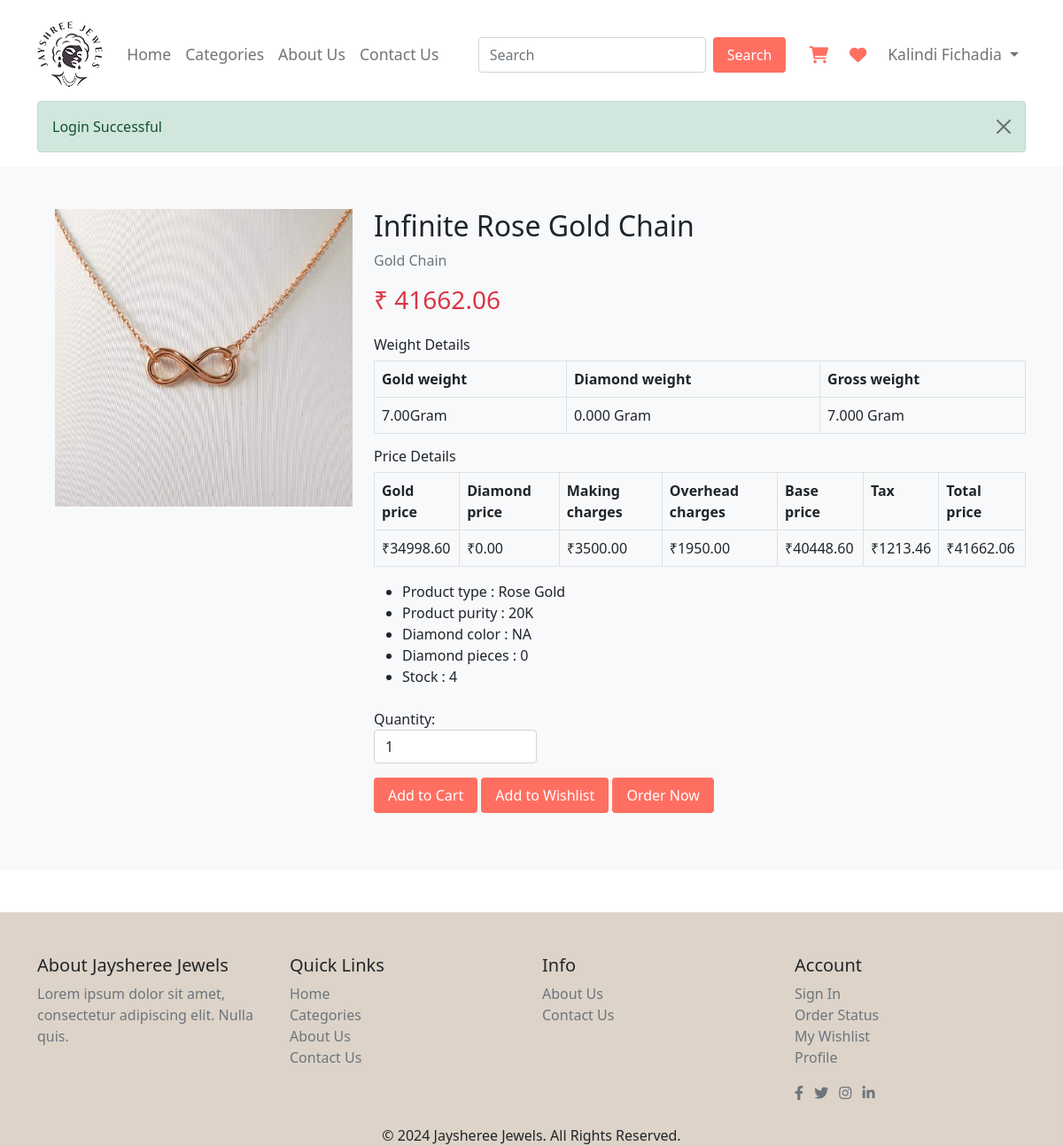
Page /user/single-product.php?p_code=PRO06 (signed in) on the committed database.
### tables this page shows
CREATE TABLE `user_tbl` (
  `u_id` int(5) NOT NULL,
  `u_fullname` varchar(100) NOT NULL,
  `u_gender` varchar(10) NOT NULL,
  `u_email` varchar(100) NOT NULL,
  `u_mobile` varchar(10) NOT NULL,
  `u_address` varchar(500) NOT NULL,
  `u_city` varchar(30) NOT NULL,
  `u_state` varchar(30) NOT NULL,
  `u_pincode` varchar(6) NOT NULL,
  `u_password` varchar(12) NOT NULL,
  `u_image` varchar(200) NOT NULL,
  `u_status` varchar(20) NOT NULL,
  `u_role` varchar(10) NOT NULL
);

CREATE TABLE `product_tbl` (
  `p_id` int(10) NOT NULL,
  `p_code` varchar(10) NOT NULL,
  `p_name` varchar(100) NOT NULL,
  `p_c_code` varchar(10) NOT NULL,
  `p_type` varchar(30) NOT NULL,
  `p_gross_weight` decimal(10,3) NOT NULL,
  `p_diamond_weight` decimal(5,3) NOT NULL,
  `p_diamond_pices` int(5) NOT NULL,
  `p_purity` varchar(50) NOT NULL,
  `p_gold_weight` decimal(5,2) NOT NULL,
  `p_gold_price` decimal(10,2) NOT NULL,
  `p_diamond_price` decimal(10,2) NOT NULL,
  `p_making_charge` decimal(10,2) NOT NULL,
  `p_overhead_charges` decimal(10,2) NOT NULL,
  `p_base_price` decimal(10,2) NOT NULL,
  `p_tax` decimal(10,2) NOT NULL,
  `p_total_price` decimal(10,2) NOT NULL,
  `p_diamond_color` varchar(30) NOT NULL,
  `p_stock` int(5) NOT NULL,
  `p_image` varchar(100) NOT NULL,
  `p_status` varchar(10) NOT NULL
);

CREATE TABLE `category_tbl` (
  `c_id` int(11) NOT NULL,
  `c_code` varchar(10) NOT NULL,
  `c_name` varchar(255) NOT NULL,
  `c_gender` varchar(10) NOT NULL,
  `c_image` varchar(255) DEFAULT NULL,
  `c_status` varchar(10) NOT NULL
);

### user/single-product.php (the view, shortened to what this page needs)
<?php
include_once 'header.php';
include_once '../conn.php';
$p_code = $_GET['p_code'];
$q = "select * from product_tbl P INNER JOIN category_tbl C on P.p_c_code=C.c_code where p_code='$p_code' ";
$result = mysqli_query($con, $q);
?>
<section class="product-page py-5 bg-light">
    <div class="container">
        <?php
        while ($r = mysqli_fetch_assoc($result)) {
            ?>
            <div class="row">
                <div class="col-md-4 d-flex">
                    <div class="col-md-12">
                        <div class="product-main-image">
                            <img id="mainProductImage" src="<?php echo $r['p_image']; ?>" class="img-fluid main-img"
                                alt="Main Product Image">
                        </div>
                    </div>
                </div>
                <div class="col-md-8">
                    <div class="product-details">
                        <h2><?php echo $r['p_name']; ?></h2>
                        <p class="text-muted"><?php echo $r['c_name']; ?></p>
                        <h3 class="text-danger">&#8377; <?php echo $r['p_total_price']; ?></h3>
                        <div class="mt-4">
                            <h6>Weight Details</h6>
                            <div class="table-responsive">
                                <table class="table table-bordered">
                                    <tr>
                                        <th>Gold weight</th>
                                        <th>Diamond weight</th>
                                        <th>Gross weight</th>
                                    </tr>
                                    <tr>
                                        <td><?php echo $r['p_gold_weight']; ?>Gram</td>
                                        <td><?php echo $r['p_diamond_weight']; ?> Gram</td>
                                        <td><?php echo $r['p_gross_weight']; ?> Gram</td>
                                    </tr>
                                </table>
                            </div>
                            <h6>Price Details</h6>
                            <div class="table-responsive">
                                <table class="table table-bordered">
                                    <tr>
                                        <th>Gold price</th>
                                        <th>Diamond price</th>
                                        <th>Making charges</th>
                                        <th>Overhead charges</th>
                                        <th>Base price</th>
                                        <th>Tax</th>
                                        <th>Total price</th>
                                    </tr>
                                    <tr>
                                        <td>₹<?php echo $r['p_gold_price']; ?></td>
                                        <td>₹<?php echo $r['p_diamond_price']; ?></td>
                                        <td>₹<?php echo $r['p_making_charge']; ?></td>
                                        <td>₹<?php echo $r['p_overhead_charges']; ?></td>
                                        <td>₹<?php echo $r['p_base_price']; ?></td>
                                        <td>₹<?php echo $r['p_tax']; ?></td>
                                        <td>₹<?php echo $r['p_total_price']; ?></td>
                                    </tr>
                                </table>
                            </div>
                            <ul>
                                <li>Product type : <?php echo $r['p_type']; ?></li>
                                <li>Product purity : <?php echo $r['p_purity']; ?></li>
                                <li>Diamond color : <?php echo $r['p_diamond_color']; ?></li>
                                <li>Diamond pieces : <?php echo $r['p_diamond_pices']; ?></li>
                                <li>Stock : <?php echo $r['p_stock']; ?></li>
                            </ul>
                        </div>
                        <div class="product-options mt-4">
                            <div class="form-group">
                                <label for="quantity">Quantity:</label>
                                <input type="number" id="quantity" name="quantity" value="1" class="form-control w-25">
                            </div>
                            <div class="form-group mt-3">
                                <a href="cart.php"><input type='submit' name='cart' value='Add to Cart' class='buy-now'></a>
                                <a href="wishlist.php"><input type='submit' name='wishlist' value='Add to Wishlist'
                                        class='buy-now'></a>
                                <a href="order.php"><input type='submit' name='order' value='Order Now' class='buy-now'></a>
                            </div>
                        </div>
                    </div>
                </div>
            </div>
            <?php
        }
        ?>
    </div>
</section>
<br /><br />
<?php
include_once('footer.php');
?>

### user/header.php (shortened to what this page needs)
<?php
include_once "../conn.php";
        ?>
<!DOCTYPE html>
<html lang="en">
<head>
    <link rel="stylesheet" href="../css/bootstrap.min.css">
    <link rel="stylesheet" href="../css/user_style.css">
    <link rel="stylesheet" href="https://cdnjs.cloudflare.com/ajax/libs/font-awesome/6.0.0-beta3/css/all.min.css">
</head>
<body>
    <header>
        <div class="container-fluid">
            <nav class="navbar navbar-expand-lg navbar-light pt-4">
                <div class="container">
                    <a href="index.php"><img src="../images/logo1.png" alt="Jayshree Jewels" class="img-fluid"></a>
                    <div class="collapse navbar-collapse" id="navbarNav">
                        <ul class="navbar-nav mx-auto">
                            <li class="nav-item">
                                <a class="nav-link" href="index.php" data-page="home">Home</a>
                            </li>
                            <li class="nav-item">
                                <a class="nav-link" href="category.php" data-page="categories">Categories</a>
                            </li>
                            <li class="nav-item">
                                <a class="nav-link" href="aboutUs.php" data-page="about">About Us</a>
                            </li>
                            <li class="nav-item">
                                <a class="nav-link" href="contactUs.php" data-page="contact">Contact Us</a>
                            </li>
                        </ul>
                        <form class="d-flex ms-auto" action="search.php" method="GET">
                            <input class="form-control me-2" type="search" placeholder="Search" aria-label="Search"
                                name="search">
                            <button class="buy-now" type="submit">Search</button>
                        </form>
                        <ul class="navbar-nav ms-auto d-flex align-items-center">
                            <li class="nav-item nav-icons">
                                <a class="nav-link" href="cart.php">
                                    <i class="fas fa-shopping-cart"></i>
                                </a>
                            </li>
                            <li class="nav-item nav-icons">
                                <a class="nav-link" href="wishlist.php">
                                    <i class="fas fa-heart"></i>
                                </a>
                            </li>
                            <li class="nav-item dropdown">
                                <?php
                                if (isset($_SESSION['user_username'])) {
                                    $email = $_SESSION['user_username'];
                                    $q = "select * from user_tbl where u_email='$email'";
                                    $result = mysqli_query($con, $q);
                                    if (mysqli_num_rows($result)) {
                                        $r = mysqli_fetch_assoc($result)
                                            ?>
                                        <a class="nav-link dropdown-toggle" href="#" id="navbarDropdown" role="button"
                                            data-bs-toggle="dropdown" aria-expanded="false">
                                            <?php echo $r['u_fullname']; ?>
                                        </a>
                                        <?php
                                    }
                                } else {
                                    ?>
                                <li class="nav-item">
                                    <a class="nav-link" href="../signin.php">signin</a>
                                </li>
                                <?php
                                }
                                ?>
                            </li>
                        </ul>
                    </div>
                </div>
            </nav>
        </div>
    </header>
    <div class="container">
        <div class="row">
            <div class="col-12">
                <?php
                if (isset($_COOKIE['success'])) {
                    ?>
                    <div class="alert alert-success alert-dismissible fade show" role="alert">
                        <strong></strong> <?php echo $_COOKIE['success']; ?>
                        <button type="button" class="btn-close" data-dismiss="alert" aria-label="Close">
                        </button>
                    </div>
                    <?php
                }
                    ?>
            </div>
        </div>
    </div>

### css/user_style.css (style rules this page uses)
body { overflow-x: hidden; }
.navbar-nav { white-space: nowrap; }
.nav-icons .nav-link { display: flex; align-items: center; padding: 0.5rem 1rem; }
.nav-icons .nav-link i { font-size: 1.2rem; margin-right: 0.5rem; color: #ff6f61; }
.navbar { padding: 15px 0; }
.navbar-nav .nav-link { color: #6b5841; font-size: 1.1em; padding: 0 20px; }
.buy-now { background-color: #ff6f61; color: #fff; padding: 0.5rem 1rem; border: none; border-radius: 4px; cursor: pointer; font-size: 1rem; transition: background-color 0.3s; }
body { display: flex; flex-direction: column; min-height: 100vh; }
.product-main-image { position: relative; margin-left: 20px; }
.product-main-image img { width: 100%; transition: transform 0.2s ease; }

### rows in the picture
user_tbl: u_fullname "Kalindi Fichadia"
product_tbl: p_image (picture), p_name "Infinite Rose Gold Chain", category_tbl.c_name "Gold Chain", p_total_price "41662.06", p_gold_weight "7.00", p_diamond_weight "0.000", p_gross_weight "7.000", p_gold_price "34998.60", p_diamond_price "0.00", p_making_charge "3500.00", p_overhead_charges "1950.00", p_base_price "40448.60", p_tax "1213.46", p_type "Rose Gold", p_purity "20K", p_diamond_color "NA", p_diamond_pices "0", p_stock "4"

### other values in the picture
$_COOKIE['success'] "Login Successful"
